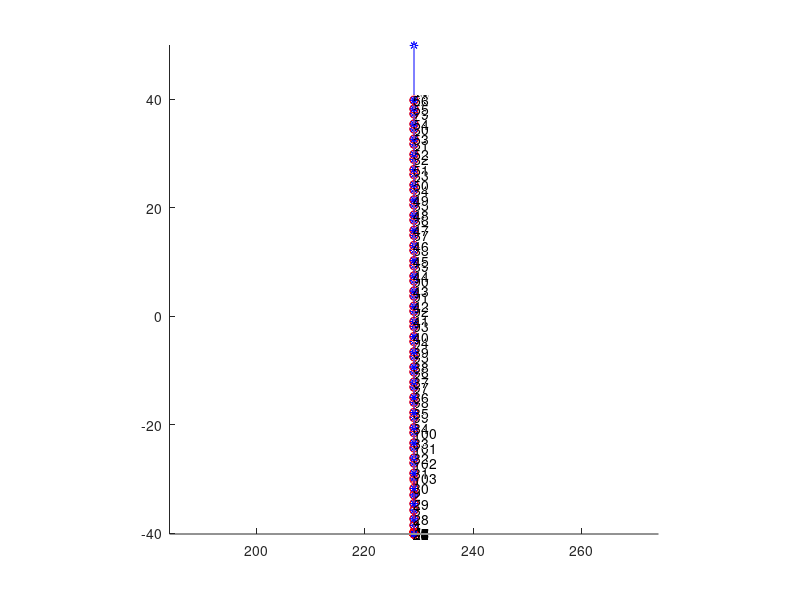

MATLAB code to generate this figure:
clear all; close all; clc

A = [229.044 30.1668 -30.1428
229.044 30.1766 -32.9423
229.044 30.1865 -35.7419
229.044 30.1963 -38.5414
229.044 30.2009 -39.8452
229.044 27.4014 -39.8593
229.044 24.6018 -39.8734
229.044 21.8023 -39.8874
229.044 19.0028 -39.9015
229.044 16.2032 -39.9156
229.044 13.4037 -39.9296
229.044 10.6042 -39.9437
229.044 7.80462 -39.9578
229.044 5.00508 -39.9718
229.044 2.20555 -39.9859
229.044 -0.59399 -40
229.044 -3.39353 -40.014
229.044 -6.19306 -40.0281
229.044 -8.9926 -40.0422
229.044 -11.7921 -40.0562
229.044 -14.5917 -40.0703
229.044 -17.3912 -40.0843
229.044 -20.1907 -40.0984
229.044 -22.9903 -40.1125
229.044 -25.7898 -40.1265
229.044 -28.5893 -40.1406
229.044 -29.7983 -40.1467
229.044 -29.8124 -37.3471
229.044 -29.8265 -34.5476
229.044 -29.8406 -31.7481
229.044 -29.8547 -28.9485
229.044 -29.8688 -26.149
229.044 -29.8829 -23.3495
229.044 -29.897 -20.5499
229.044 -29.911 -17.7504
229.044 -29.9251 -14.9509
229.044 -29.9392 -12.1513
229.044 -29.9533 -9.35179
229.044 -29.9674 -6.55225
229.044 -29.9815 -3.75272
229.044 -29.9956 -0.953181
229.044 -30.0097 1.84635
229.044 -30.0237 4.64589
229.044 -30.0378 7.44543
229.044 -30.0519 10.245
229.044 -30.066 13.0445
229.044 -30.0801 15.844
229.044 -30.0942 18.6436
229.044 -30.1083 21.4431
229.044 -30.1224 24.2426
229.044 -30.1364 27.0422
229.044 -30.1505 29.8417
229.044 -30.1646 32.6412
229.044 -30.1787 35.4408
229.044 -30.1928 38.2403
229.044 -30.2008 39.8306
229.044 -27.4013 39.8447
229.044 -24.6017 39.8588
229.044 -21.8022 39.8729
229.044 -19.0027 39.8869
229.044 -16.2031 39.901
229.044 -13.4036 39.9151
229.044 -10.6041 39.9292
229.044 -7.80452 39.9433
229.044 -5.00498 39.9574
229.044 -2.20545 39.9715
229.044 0.59409 39.9856
229.044 3.39363 39.9997
229.044 6.19316 40.0138
229.044 8.9927 40.0279
229.044 11.7922 40.0419
229.044 14.5918 40.056
229.044 17.3913 40.0701
229.044 20.1908 40.0842
229.044 22.9904 40.0983
229.044 25.7899 40.1124
229.044 28.5894 40.1265
229.044 29.7984 40.1326
229.044 29.8131 37.333
229.044 29.8278 34.5335
229.044 29.8425 31.734
229.044 29.8571 28.9344
229.044 29.8718 26.1349
229.044 29.8865 23.3354
229.044 29.9012 20.5358
229.044 29.9158 17.7363
229.044 29.9305 14.9368
229.044 29.9452 12.1372
229.044 29.9599 9.33771
229.044 29.9745 6.53818
229.044 29.9892 3.73865
229.044 30.0039 0.939115
229.044 30.0185 -1.86042
229.044 30.0332 -4.65995
229.044 30.0479 -7.45948
229.044 30.0626 -10.259
229.044 30.0772 -13.0585
229.044 30.0919 -15.8581
229.044 30.1066 -18.6576
229.044 30.1213 -21.4571
229.044 30.1359 -24.2567
229.044 30.1506 -27.0562
229.044 30.1653 -29.8557
];
% A = [A; A(end, :)]; %closed

B = A;
B(62:69, :) = B(62:69, :)+repmat([0, 0, 10], 69-62+1, 1);

figure; hold on
for i = 1:size(A, 1)-1
    plot3([A(i, 1),A(i+1, 1)], [A(i, 2),A(i+1, 2)], [A(i, 3),A(i+1, 3)], 'ro-')
end
for i = 1:size(B, 1)-1
    plot3([B(i, 1),B(i+1, 1)], [B(i, 2),B(i+1, 2)], [B(i, 3),B(i+1, 3)], 'b*-')
end
for i = 1:size(A, 1)
    text(A(i, 1), A(i, 2), A(i, 3), num2str(i))
end
view([1 0 0])
axis equal
axis tight